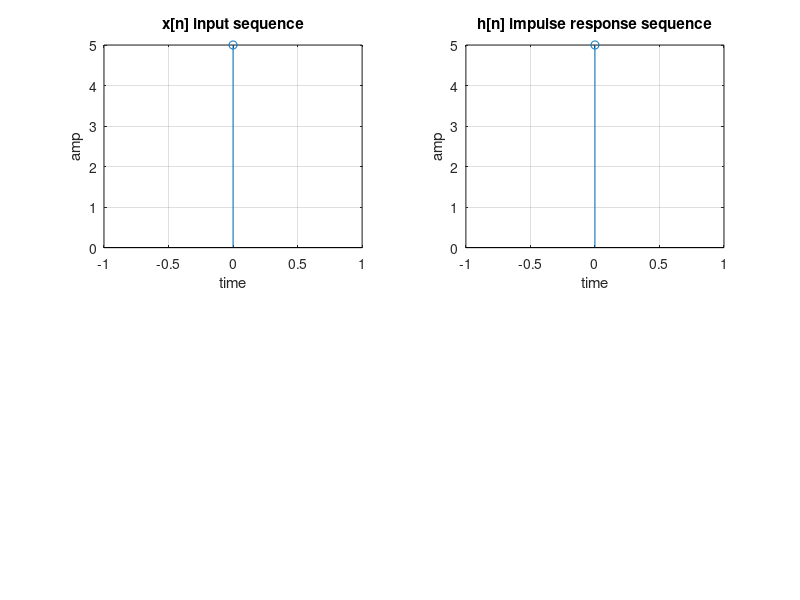

Recreate this plot in MATLAB.
%Linear Convolution Using User Defined DataSet and Analytical Method%
clc;
clear all;
x=input("Enter the Input Sequence: "); % taking input from user
h=input("Enter the Impulse Response Sequence: "); % taking input from user
n=0:length(x)-1; %limiting the time variable
subplot(2,2,1);
stem(n,x); %plotting the input sequence
grid on
xlabel('time');
ylabel('amp');
title('x[n] input sequence');

n=0:length(h)-1; %limiting the time variable
subplot(2,2,2);
stem(n,h); %plotting the input sequence
grid on
xlabel('time');
ylabel('amp');
title('h[n] impulse response sequence');

M = length(x);
N = length(h);
L = M + N - 1;
% Pad the sequences with zeros to make them of length L
x_padded = [x, zeros(1, L - M)];
h_padded = [h, zeros(1, L - N)];
% Perform linear convolution using the convolution sum
y = zeros(1, L);
for n = 1:L
  for k = 1:n
    if k <= M && n - k + 1 <= N %condition that omits the negative indices
      y(n) = y(n) + x_padded(k) * h_padded(n - k + 1);
    end
  end
end
y
